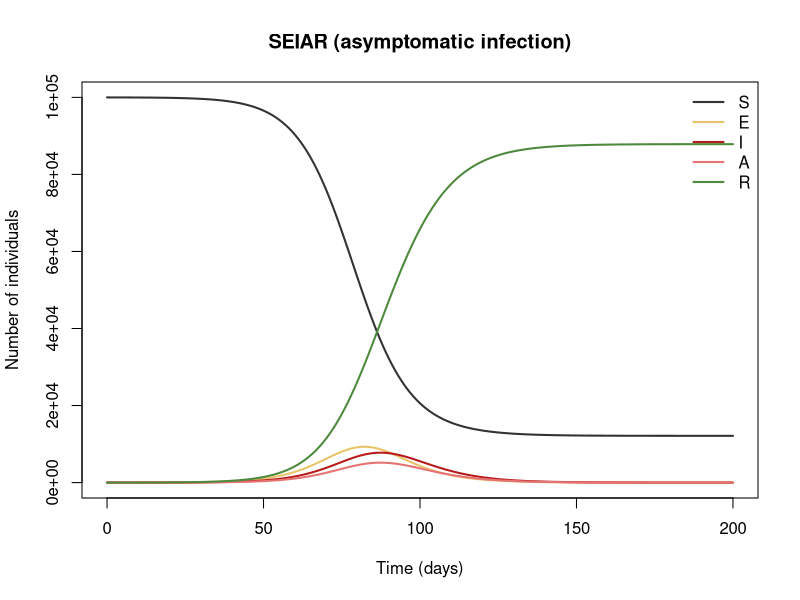
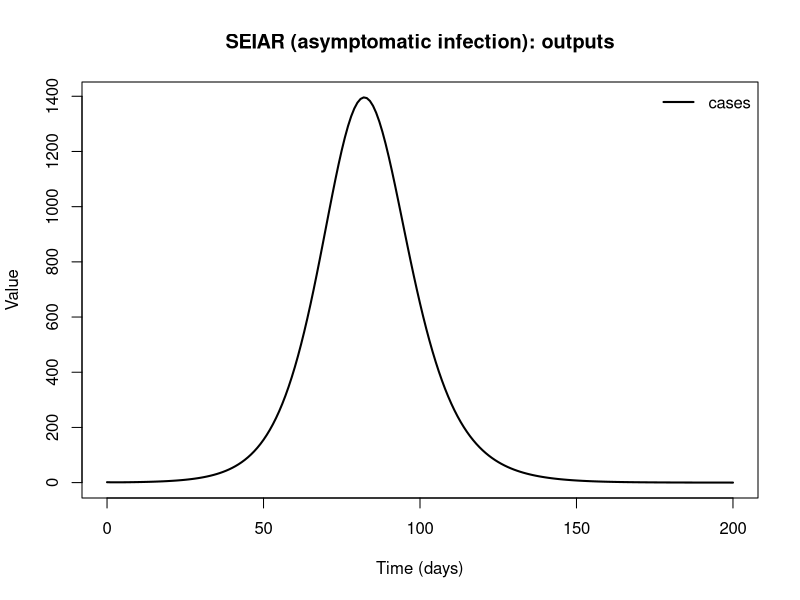

Here is the R script that generated these plots, in order:
## SEIAR (asymptomatic infection)
## A proportion of infections is asymptomatic (A) and less infectious.
## Reference: Arino et al. (2008), J. R. Soc. Interface 5(Suppl 2)
##
## Generated from a compartmental model diagram (model format v1).
## Regenerating from the same diagram always gives this exact file.
##
## Compartments: S, E, I, A, R
## Flows (time unit: days):
##   S -> E  : lam * S
##   E -> I  : sigma * ps * E
##   E -> A  : sigma * (1 - ps) * E
##   I -> R  : gamma * I
##   A -> R  : gamma * A

library(deSolve)

# ---- Time ------------------------------------------------------------
times <- seq(0, 200, by = 1)  # days

# ---- Parameters ------------------------------------------------------
parameters <- c(
  beta = 0.5,     # transmission rate per day
  rA = 0.5,       # relative infectiousness of asymptomatics
  sigma = 1 / 4,  # 1/(latent period)
  ps = 0.6,       # proportion of infections that are symptomatic
  gamma = 1 / 6   # recovery rate
)

# ---- Initial conditions ----------------------------------------------
state <- c(
  S = 99990,  # Susceptible
  E = 10,     # Exposed
  I = 0,      # Symptomatic
  A = 0,      # Asymptomatic
  R = 0       # Recovered
)

# ---- Model equations -------------------------------------------------
seiar_model <- function(t, state, parameters) {
  with(as.list(c(state, parameters)), {
    # Total population
    N <- S + E + I + A + R

    # Derived quantities
    lam <- beta * (I + rA * A) / N  # force of infection

    # Flows recorded as outputs
    cases <- sigma * ps * E

    # Rates of change
    dS <- -lam * S
    dE <- lam * S - sigma * ps * E - sigma * (1 - ps) * E
    dI <- sigma * ps * E - gamma * I
    dA <- sigma * (1 - ps) * E - gamma * A
    dR <- gamma * I + gamma * A

    list(c(dS, dE, dI, dA, dR), c(cases = cases))
  })
}

# ---- Solve -----------------------------------------------------------
out <- ode(y = state, times = times, func = seiar_model, parms = parameters)
out <- as.data.frame(out)

# ---- Plot ------------------------------------------------------------
compartment_cols <- c(S = "#333333", E = "#E8C468", I = "#B71C1C", A = "#E57373", R = "#4E8A3E")
matplot(out$time, out[, names(compartment_cols)], type = "l", lty = 1, lwd = 2,
        col = compartment_cols, xlab = "Time (days)", ylab = "Number of individuals",
        main = "SEIAR (asymptomatic infection)")
legend("topright", legend = names(compartment_cols), col = compartment_cols,
       lty = 1, lwd = 2, bty = "n")

output_names <- c("cases")
matplot(out$time, out[, output_names, drop = FALSE], type = "l", lty = 1, lwd = 2,
        col = seq_along(output_names), xlab = "Time (days)", ylab = "Value",
        main = "SEIAR (asymptomatic infection): outputs")
legend("topright", legend = output_names, col = seq_along(output_names),
       lty = 1, lwd = 2, bty = "n")
